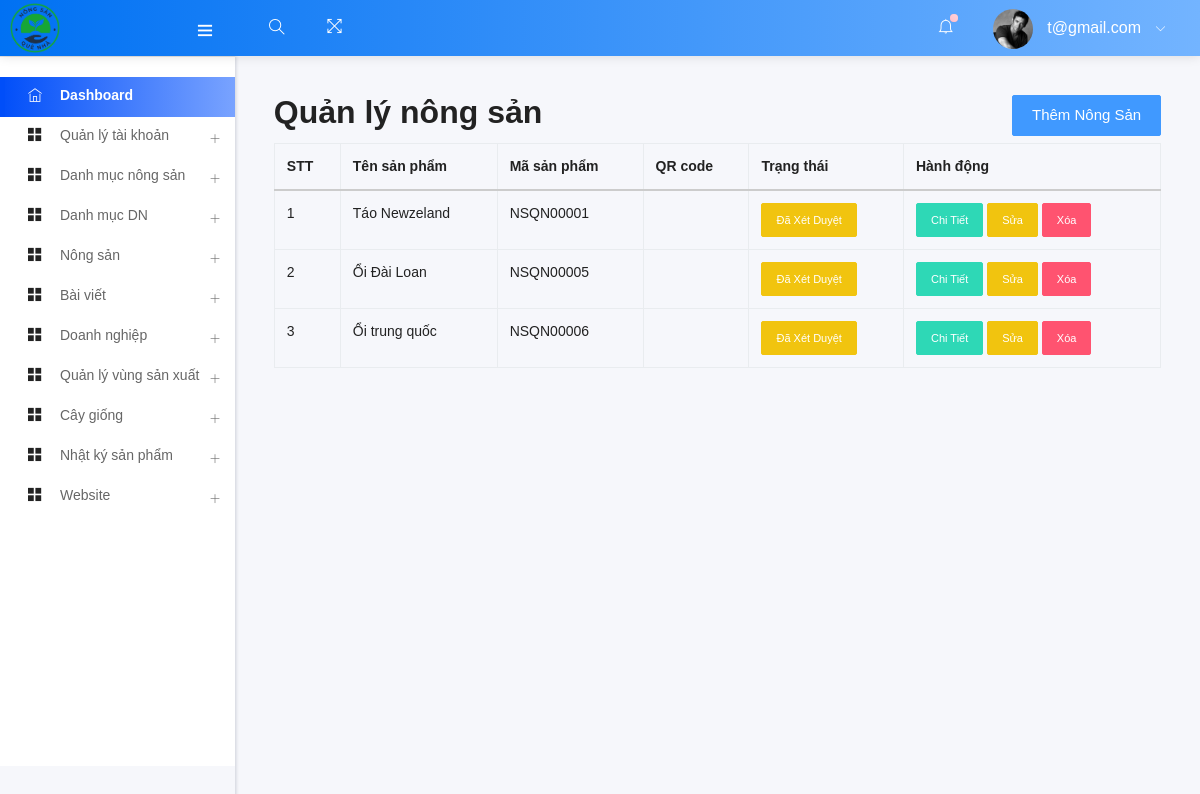
/admin/manage_product.php (signed in), run on an earlier commit of the app's database.
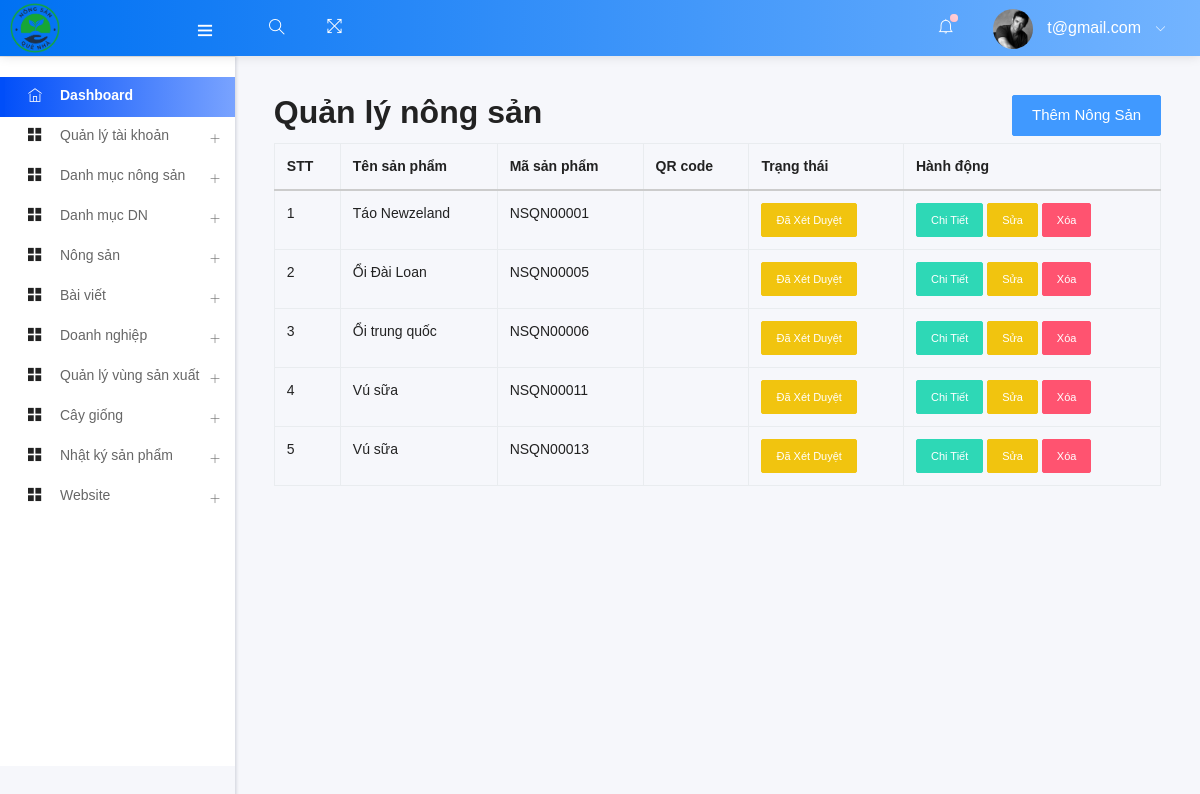
And on a later commit of the database.
### tables this page shows
CREATE TABLE `add_logo` (
  `id` int(10) NOT NULL,
  `img` varchar(200) NOT NULL
);

CREATE TABLE `sanpham` (
  `id_sp` int(11) NOT NULL,
  `taikhoan` int(11) NOT NULL,
  `danhmuc` int(11) NOT NULL,
  `caygiong` int(11) NOT NULL,
  `vungsanxuat` int(11) NOT NULL,
  `tensanpham` varchar(255) NOT NULL,
  `mavach` varchar(50) NOT NULL,
  `hinhanh` varchar(255) DEFAULT NULL,
  `gia` varchar(100) DEFAULT NULL,
  `xuatxu` varchar(255) DEFAULT NULL,
  `maqr` varchar(255) DEFAULT NULL,
  `mota` text,
  `congdung` text,
  `hdsd` text,
  `dieukienbaoquan` varchar(255) DEFAULT NULL,
  `ngaytao` timestamp NOT NULL DEFAULT CURRENT_TIMESTAMP,
  `trangthai` enum('dangchoxetduyet','daxetduyet','tuchoi') NOT NULL DEFAULT 'dangchoxetduyet'
);

### admin/manage_product.php (called while the page is built, shortened)
<?php
    include ("template.php");
?>

### admin/class/adminback.php (called while the page is built, shortened)
<?php
class  adminback
{
    private $connection;
    function __construct()
    {
        $dbhost = "localhost";
        $dbuser = "tien123";
        $dbpass = "123456";
        $dbname = "nongsanquenha";
        $this->connection = mysqli_connect($dbhost, $dbuser, $dbpass, $dbname);
        mysqli_set_charset($this->connection,'UTF8');
    }
    function display_product()
    {
        $query = "SELECT * FROM `sanpham`";
        if (mysqli_query($this->connection, $query)) {
            $pdt_info = mysqli_query($this->connection, $query);
            return $pdt_info;
        }
    }
    function display_logo()
    {
        $query = "SELECT * FROM add_logo";
        if (mysqli_query($this->connection, $query)) {
            $pdt_info = mysqli_query($this->connection, $query);
            return $pdt_info;
        }
    }
}

### admin/views/manage_product_view.php (the view, shortened to what the rows shown need)
<?php
$obj=new adminback();
$product_info =  $obj->display_product();
?>
<div style="padding-bottom: 5px;" class="row">
    <div class="col-md-6 col-sm-6">
        <h2>Quản lý nông sản</h2>
    </div>
</div>
<div style="overflow-x: auto;">
    <table class="table table-bordered">
        <thead>
            <tr>
                <th>STT</th>
                <th>Tên sản phẩm</th>
                <th>Mã sản phẩm</th>
                <th>QR code</th>
                <th>Trạng thái</th>
                <th>Hành động</th>
            </tr>
        </thead>
        <tbody>
            <?php
            $dem=1;
            ?>
            <?php while($pdt = mysqli_fetch_assoc($product_info)) {
                $formatted_id_sp = 'NSQN'.str_pad($pdt['id_sp'], 5, '0', STR_PAD_LEFT);
                ?>
                <tr>
                    <td><?php echo $dem ?></td>
                    <td><?php echo $pdt['tensanpham'] ?></td>
                    <td><?php echo $formatted_id_sp ?></td>
                    <td><img style="height:60px" src="uploads/<?php echo $pdt['maqr'] ?>" alt=""></td>
                    <td>
                        <?php if($pdt['trangthai']=='dangchoxetduyet'){ ?>
                            <a href="#"  class="btn btn-sm btn-primary" onclick="updateStatus(<?php echo $pdt['id_sp'] ?>,'daxetduyet')">Đang chờ xét duyệt</a>
                        <?php } else { ?>
                            <a href="#" class="btn btn-sm btn-warning" onclick="updateStatus(<?php echo $pdt['id_sp'] ?>,'dangchoxetduyet')">Đã xét duyệt</a>
                        <?php } ?>
                    </td>
                    <td>
                        <a class="btn btn-sm btn-success editbtn" href="#" data-toggle="modal" data-target="#xemchitiet"
                        data-id="<?= $pdt['id_sp'] ?>" data-name="<?= $pdt['tensanpham'] ?>"  data-masp="<?php echo  $formatted_id_sp?>"
                        data-gia="<?= $pdt['gia'] ?>" data-xuatxu="<?= $pdt['xuatxu'] ?>" data-hinhanh="<?= $pdt['hinhanh'] ?>"
                        data-congdung="<?= $pdt['congdung'] ?>" data-caygiong="<?= $pdt['caygiong'] ?>" data-dieukienbaoquan="<?= $pdt['dieukienbaoquan'] ?>"
                        data-maqr="<?= $pdt['maqr'] ?>" data-mota="<?= $pdt['mota'] ?>" data-hdsd="<?= $pdt['hdsd'] ?>"
                        data-danhmuc="<?= $pdt['danhmuc'] ?>" data-taikhoan="<?= $pdt['taikhoan'] ?>"
                        data-vungsanxuat="<?= $pdt['vungsanxuat'] ?>">Chi tiết</a>
                        <a href="edit_product.php?trangthai=edit&&id=<?php echo $pdt['id_sp'] ?>" class="btn btn-sm btn-warning">Sửa</a>
                        <a href="javascript:void(0);" class="btn btn-sm btn-danger" onclick="confirmDelete(<?php echo $pdt['id_sp'] ?>)">Xóa</a>
                    </td>
                </tr>
                <?php
                    $dem++;
                }?>
        </tbody>
    </table>
</div>

### admin/includes/headernav.php (shortened to what the rows shown need)
<nav class="navbar header-navbar pcoded-header">
               <div class="navbar-wrapper">
                   <div class="navbar-logo">
                       <a href="index.php">
                      <?php
                       $obj=new adminback();
                       $logo_info = $obj->display_logo();
                       $logo = mysqli_fetch_assoc($logo_info);
                       ?>
                           <img width="50" height="50" src="uploads/<?php echo $logo['img']; ?>" alt="Theme-Logo" />
                       </a>
                   </div>
               </div>
           </nav>

What changed in the data, as far as the page shows it:
added sanpham: tensanpham "Vú sữa", id_sp "NSQN00011"
added sanpham: tensanpham "Vú sữa", id_sp "NSQN00013"
